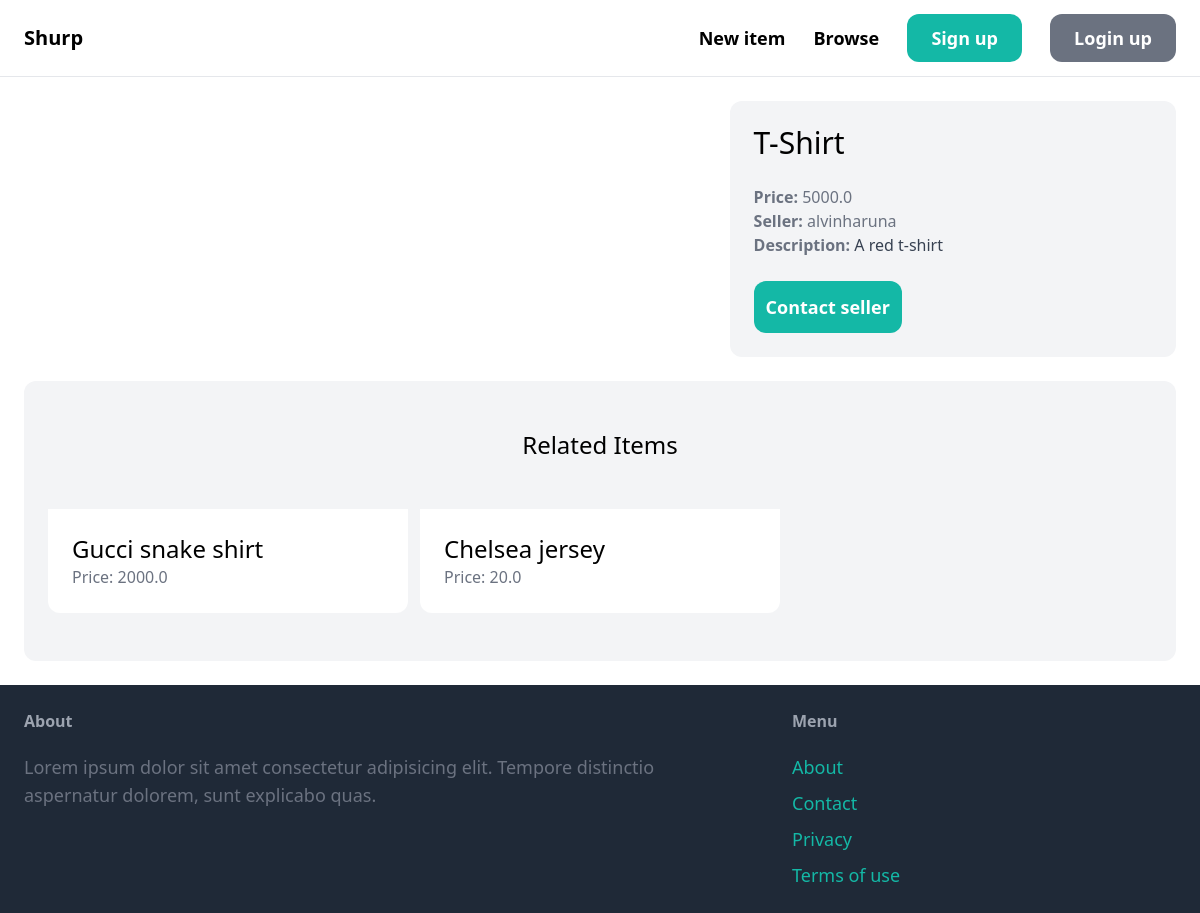
Page /items/1/ on the committed database.
### item/models.py (models this page shows, shortened)
class Item(models.Model):
    category = models.ForeignKey(Category, related_name='items', on_delete=models.CASCADE)
    name = models.CharField(max_length=255)
    description = models.TextField(blank=True, null=True)
    price = models.FloatField()
    image = models.ImageField(upload_to='item_images', blank=True,  null=True)
    is_sold = models.BooleanField(default=False)
    created_by = models.ForeignKey(User, related_name='items', on_delete=models.CASCADE)
    created_at = models.DateTimeField(auto_now_add=True)

### item/views.py (the view)
# urls.py: path('<int:pk>/', views.detail, name='detail'),
def detail(request, pk):
    item = get_object_or_404(Item, pk=pk)
    related_items = Item.objects.filter(category=item.category, is_sold=False).exclude(pk=pk)[0:3] #include related items in views
    return render(request, 'item/detail.html', {
        'item': item,
        'related_items': related_items #append related items
    })

### item/templates/item/detail.html (shortened to what this page needs)
{% extends 'core/base.html' %}
{% block content %}
<div class="grid grid-cols-5 gap-6">
    <div class="col-span-3">
    </div>
    <div class="col-span-2 p-6 bg-gray-100 rounded-xl">
        <h1 class="mb-6 text-3xl">{{ item.name }}</h1>
        <p class="text-gray-500"><strong>Price: </strong>{{ item.price }}</p>
        <p class="text-gray-500"><strong>Seller: </strong>{{ item.created_by.username }}</p>
        {% if item.description %}
            <p class="text-gray-700"><strong class="text-gray-500">Description: </strong>{{ item.description }}</p>
        {% endif %}
        {% if request.user == item.created_by %}
            <div class="mt-6 p-6 bg-white rounded-xl">
                <p>You own this Item!</p>
                <a href="{% url 'item:edit' item.id %}" class="inline-block mt-6 px-6 py-3 text-lg font-semibold bg-teal-500 text-white rounded-xl">Edit</a>
                <a href="{% url 'item:delete' item.id %}" class="inline-block mt-6 px-6 py-3 text-lg font-semibold bg-red-500 text-white rounded-xl">Delete</a>
            </div>
        {% else %}
            <a href="{% url 'conversation:new' item.id %}" class="inline-block mt-6 px-3 py-3 text-lg font-semibold bg-teal-500 text-white rounded-xl hover:bg-teal-700">Contact seller</a>
        {% endif %}
    </div>
</div>
<div class="mt-6 px-6 py-12 bg-gray-100 rounded-xl">
    <h2 class="mb-12 text-2xl text-center">Related Items</h2>
    <div class="grid grid-cols-3 gap-3">
        {% for item in related_items %}
            <div class="">
                <a href="{% url 'item:detail' item.id %}">
                    <div class="p-6 bg-white rounded-b-xl">
                        <h2 class="text-2xl">
                            {{ item.name }}
                        </h2>
                        <p class="text-gray-500">Price: {{ item.price }}</p>
                    </div>
                </a>
            </div>
        {% endfor %}
    </div>
</div>
{% endblock %}

### rows in the picture
Item: name "T-Shirt", price "5000.0", created_by.username "alvinharuna", description "A red t-shirt"
Item: name "Gucci snake shirt", price "2000.0"
Item: name "Chelsea jersey", price "20.0"
